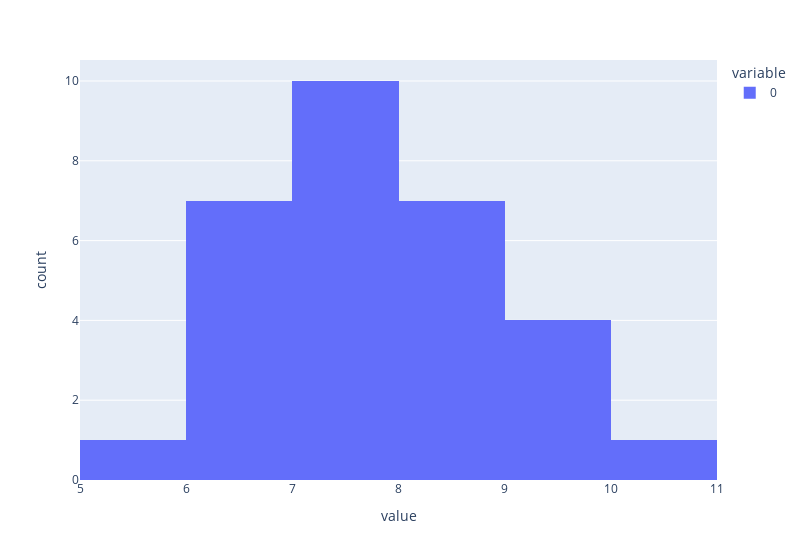

The notebook cell saved with this chart:
### Code cell
px.histogram(exs6, nbins=5, width=800)

### Figure 1 — Plotly figure (JSON) as saved in the notebook; plotly's stock layout.template omitted (floating-point values rounded to 4 significant figures)
{"data": [{"alignmentgroup": "True", "bingroup": "x", "hovertemplate": "variable=0<br>value=%{x}<br>count=%{y}<extra></extra>", "legendgroup": "0", "marker": {"color": "#636efa", "pattern": {"shape": ""}}, "name": "0", "nbinsx": 5, "offsetgroup": "0", "orientation": "v", "showlegend": true, "type": "histogram", "x": [7.5, 7.6, 8.7, 6.1, 10.6, 9.8, 7, 6, 8.3, 6, 8.2, 8.5, 7.4, 7.1, 9.5, 6.8, 9.6, 6.3, 6.3, 8.5, 5.8, 7.5, 9.2, 7.2, 7, 8, 7.5, 7.5, 8, 6.5], "xaxis": "x", "yaxis": "y"}], "layout": {"barmode": "relative", "legend": {"title": {"text": "variable"}, "tracegroupgap": 0}, "margin": {"t": 60}, "width": 800, "xaxis": {"anchor": "y", "domain": [0, 1], "title": {"text": "value"}}, "yaxis": {"anchor": "x", "domain": [0, 1], "title": {"text": "count"}}}}
